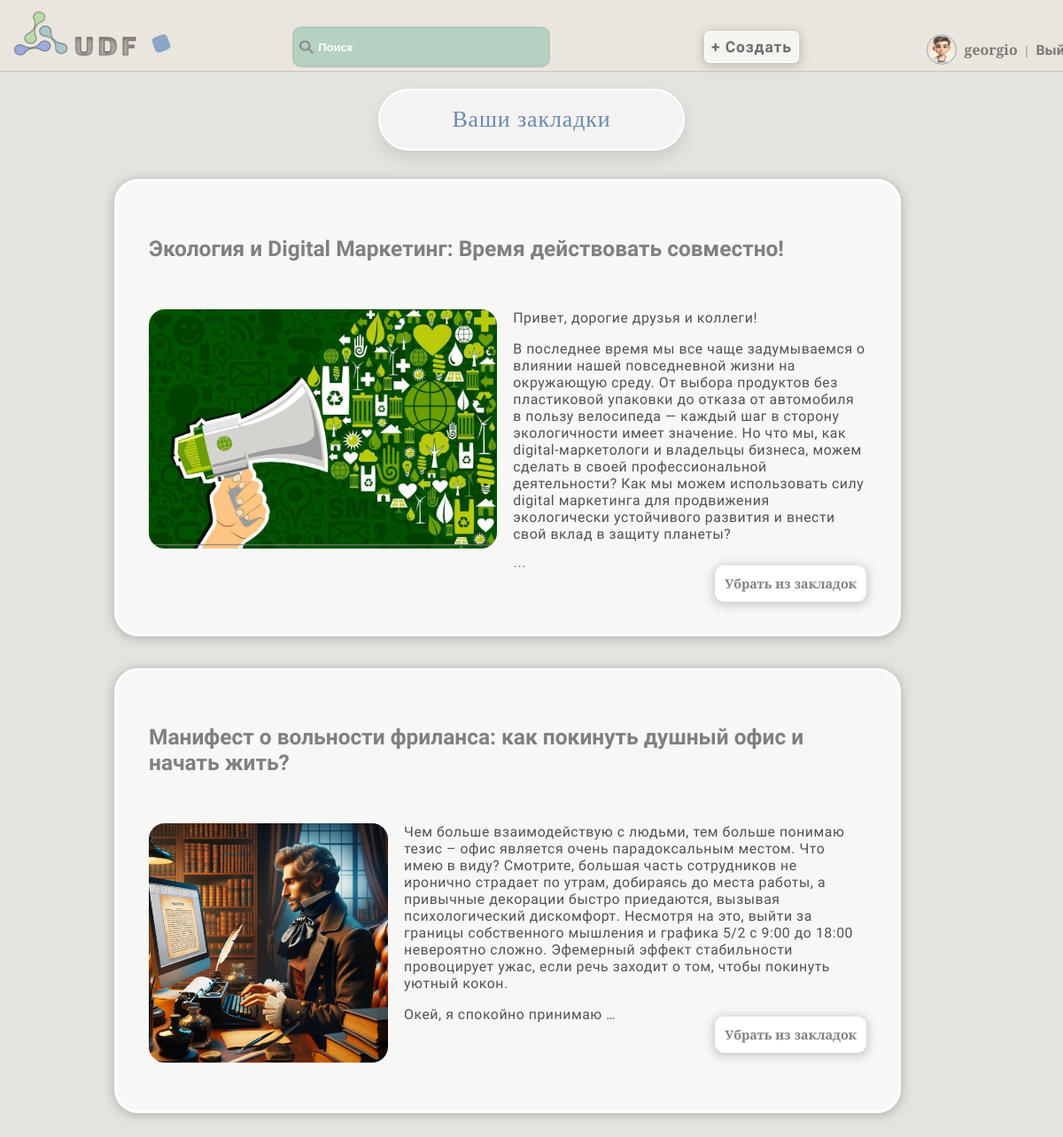
Page /user_bookmarks/ (signed in) on the committed database.
### accounts/models.py (models this page shows, shortened)
class User(AbstractUser):
    username = models.CharField(max_length=150, unique=True, verbose_name='Имя')  # Поле для имени пользователя
    password = models.CharField(max_length=128, null=False, blank=False, verbose_name='Пароль')  # Поле для пароля пользователя
    bio = models.TextField(blank=True, verbose_name='Биография')  # Поле для биографии пользователя
    country = models.CharField(max_length=50, blank=True, verbose_name='Страна')  # Поле для страны пользователя
    city = models.CharField(max_length=50, blank=True, verbose_name='Город')  # Поле для города пользователя
    is_online = models.BooleanField(default=False, verbose_name='Статус')  # Поле для статуса онлайн/оффлайн пользователя
    occupation = models.CharField(max_length=50, blank=True, verbose_name='Род деятельности')  # Поле для профессии пользователя
    avatar = models.ImageField(upload_to='avatars', blank=True, verbose_name='Аватар')  # Поле для аватара пользователя
    date_joined = models.DateTimeField(auto_now_add=True, verbose_name='Дата')  # Дата регистрации пользователя
    email = models.EmailField(unique=True)  # Поле для электронной почты пользователя
    gender_choices = [
        ('M', 'Мужской'),
        ('F', 'Женский'),
    ]
    gender = models.CharField(max_length=1, choices=gender_choices, blank=True, verbose_name='Пол')  # Поле для указания пола пользователя
    age = models.IntegerField(blank=True, null=True, verbose_name='Возраст')  # Поле для возраста пользователя
    last_login = models.DateTimeField(default=timezone.now)  # Последний вход пользователя
    groups = None
    user_permissions = None
    def is_online(self):
        return (timezone.now() - self.last_login).seconds < 3600

### articles/models.py (models this page shows, shortened)
class Bookmark(models.Model):
    user = models.ForeignKey(settings.AUTH_USER_MODEL, on_delete=models.CASCADE, verbose_name='Пользователь')  # Пользователь, который добавил закладку
    article = models.ForeignKey(Article, on_delete=models.CASCADE, verbose_name='Статья')  # Статья, на которую добавлена закладка
    created_at = models.DateTimeField(auto_now_add=True, verbose_name='Дата')  # Дата создания закладки

class Article(models.Model):
    title = models.CharField(max_length=255, verbose_name='Статья')  # Заголовок статьи
    content = models.TextField(verbose_name='Контент')  # Содержание статьи
    author = models.ForeignKey(settings.AUTH_USER_MODEL, on_delete=models.CASCADE, verbose_name='Автор')  # Автор статьи
    created_at = models.DateTimeField(auto_now_add=True, verbose_name='Дата')  # Дата создания статьи
    photo = models.ImageField(upload_to='photo', blank=True, verbose_name='Изображение')  # Изображение для статьи
    likes = models.ManyToManyField(settings.AUTH_USER_MODEL, related_name='liked_articles')  # Пользователи, поставившие лайк
    dislikes = models.ManyToManyField(settings.AUTH_USER_MODEL, related_name='disliked_articles')  # Пользователи, поставившие дизлайк
    category = models.ForeignKey('Category', on_delete=models.PROTECT, verbose_name="Категория")  # Категория статьи
    views = models.PositiveIntegerField(default=0, verbose_name='Просмотры')  # Количество просмотров

### articles/views.py (the view)
# urls.py: path('user_bookmarks/', user_bookmarks, name='user_bookmarks'),  # Закладки пользователя
@login_required()
def user_bookmarks(request):
    bookmarks = Bookmark.objects.filter(user=request.user)
    bookmark_form = BookmarkForm()
    return render(request, 'articles/user_bookmarks.html', {'bookmarks': bookmarks, 'bookmark_form': bookmark_form})

### articles/forms.py
class BookmarkForm(forms.ModelForm):
    class Meta:
        model = Bookmark  # Используемая модель - Bookmark
        fields = ['user', 'article']  # Поля формы

### articles/templates/articles/user_bookmarks.html
{% extends 'core/base.html' %}
{% block content %}
    <h1 class="h1-articles">Ваши закладки</h1>
    {% if bookmarks %}
        <ul class="bookmarks-list">
            {% for bookmark in bookmarks %}
                <li>
                    <div class="bookmarks-users">
                        <div class="bookmark">
                            <a class="open_review" href="{% url 'review_article' pk=bookmark.article.id %}">
                                <h3>{{ bookmark.article.title }}</h3>
                            </a>
                            {% if bookmark.article.photo %}
                                <img class="image-bookmarks" src="{{ bookmark.article.photo.url }}" alt="{{ bookmark.article.title }}">
                            {% endif %}
                            <p>{{ bookmark.article.content|safe|truncatewords:80 }}</p>
                            <a class="delete-bookmark" href="{% url 'remove_bookmark' bookmark.article.id %}">Убрать из закладок</a>
                        </div>
                    </div>
                </li>
            {% endfor %}
        </ul>
    {% else %}
        <p>У вас нет закладок.</p>
    {% endif %}
{% endblock %}

### core/templates/core/base.html (shortened to what this page needs)
<!DOCTYPE html>
{% load static %}
<html lang="en">
<head>
    <link rel="stylesheet" href="{% static 'css/style.css' %}">
    <link rel="stylesheet" href="{% static 'css/media_window.css' %}">
</head>
<body class="loaded">
<div class="menu">
    <div class="wrap">
        <div class="logo" id="logo_animated">
            <a class="logo-menu" href="{% url 'base_with_articles' %}"><img src="{% static 'images/logo.png' %}" alt="logo"></a>
        </div>
        <div class="shape"></div>
        <ul>
            <li>
                <label class="search-icon">
                    <img src="{% static 'images/search.png' %}" alt="Search">
                </label>
                <input class="search-input" type="text" placeholder="Поиск" id="search-input">
            </li>
            <li>
                <a class="add-button" href="{% url 'add_article' %}">
                    <button class="animated_bt" type="button">+ Создать</button>
                </a>
            </li>
            {% if user.is_authenticated %}
            {% if not is_public_profile %}
            <li>
                {% if user.gender == 'M' %}
                <img class="menu-avatar" src="{% static 'images/male_avatar.png' %}" alt="Male Avatar">
                {% elif user.gender == 'F' %}
                <img class="menu-avatar" src="{% static 'images/female_avatar.png' %}" alt="Female Avatar">
                {% else %}
                <img class="menu-avatar" src="{% static 'images/default_avatar.png' %}" alt="Default Avatar">
                {% endif %}
                <a  style="font-family:Spectral SC,serif;" href="{% url 'user_profile' %}">{{ user.username }}</a> | <a  href="{% url 'logout' %}">Выйти</a>
            </li>
            {% endif %}
            {% endif %}
        </ul>
    </div>
</div>
<div class="container">
    <div class="wrap">
        {% block content %}{% endblock %}
    </div>
</body>
</html>

### core/static/css/style.css (style rules this page uses)
body { margin: 0; padding: 0; background: rgba(93, 82, 57, 0.16); zoom: 0.9; opacity: 0; height: auto; }
.menu .wrap { display: flex; position: fixed; z-index: 1000; flex-wrap: nowrap; width: 100%; justify-content: space-between; align-items: center; border-bottom: 2px solid rgb(199, 198, 198); padding: 11px; background: rgba(236, 231, 221, 0.93); }
.menu .logo-menu, .menu ul { display: inline-block; vertical-align: middle; }
.menu ul { flex-grow: 1; display: flex; list-style: none; padding: 0; margin: 0; align-items: baseline; justify-content: space-evenly; }
.menu ul li:last-child { margin-right: 0; position: relative; left: 11%; top: 16px; }
.menu ul li:first-child { margin-right: 0; position: relative; left: 1%; top: 11px; }
.menu ul li:nth-child(2) { margin-right: 0; position: relative; left: 7%; top: 12px; }
ul input { padding: 14px; border-radius: 11px; width: 290px; background: rgba(163, 201, 184, 0.74); color: #646363; margin-right: 11px; font-size: 1em; font-weight: bold; border: 3px solid rgba(171, 170, 170, 0.24); text-indent: 16px; transition: background-color ease-in-out 0.3s; }
.search-input::placeholder { color: #ffffff; font-size: 0.9em; }
ul button { padding: 8px; border-radius: 7px; background: rgba(255, 255, 255, 0.57); font-size: 1.1em; font-family: Play, serif; font-weight: bold; letter-spacing: 1px; box-shadow: 0 2px 12px 2px rgba(112, 110, 110, 0.36); color: rgba(82, 81, 81, 0.82); cursor: pointer; border: 1px solid rgb(255, 255, 255); transition: background-color ease-in-out 0.3s, color ease-in-out 0.3s; }
.menu ul li a { text-decoration: none; color: rgba(65, 64, 64, 0.66); font-weight: bold; font-size: 1.1em; font-family: Play, serif; padding: 6px; transition: color ease-in-out 0.3s; }
.search-icon { position: relative; left:10%; top: 3px; padding:7px; }
.logo-menu { opacity: 0.9; transition: opacity ease-in-out 0.3s; overflow: hidden; }
ul { list-style: none; font-family: Spectral SC, serif; font-weight: 300; color: rgba(59, 58, 53, 0.71); }
.container .wrap { display: flex; flex-direction: column; align-items: center; justify-content: center; }
label, #id_username { color: rgba(100, 100, 100, 0.7); font-weight: bold; font-family: Roboto Condensed, serif; }
.shape { background-color: rgba(113, 150, 194, 0.8); margin-top: 20px; transition: background-color 2.2s ease; animation: colorChange 3s infinite alternate ease-in-out; cursor: pointer; }
h1 { font-family: Spectral SC, serif; font-size: 1.8em; font-weight: 500; color: rgb(104, 138, 178); border: 3px solid rgb(255, 255, 255); box-shadow: 0 10px 20px rgba(0, 0, 0, 0.1); background-color: rgba(255, 255, 255, 0.6); }
h1,.span-welcome { box-sizing: border-box; text-align: center; padding: 20px 90px; border-radius: 50px; letter-spacing: 1px; }
.bookmarks-users { background-color: rgba(255, 255, 255, 0.71); width: 900px; height: auto; padding: 40px; margin: 20px auto 0; margin-right: 100px; margin-bottom: 40px; border-radius: 30px; box-shadow: 0 2px 12px 2px rgba(112, 110, 110, 0.36); border: 4px solid white; height: auto; overflow: hidden; }
.bookmarks-users h3 { font-family: Play,serif; font-size: 1.7em; margin-bottom: 60px; }
.bookmarks-users a { text-decoration: none; color: rgba(88, 87, 87, 0.74); }
.bookmarks-users p { color: #525250; font-size: 1.1em; font-family: Roboto Condensed, serif; letter-spacing: 0.6px; }
.bookmarks-users img { max-width: 333px; max-height: 311px; }
.bookmark img.image-bookmarks { max-width: 50%; max-height: 50%; height: 300px; border-radius: 20px; margin-right: 20px; float: left; margin-bottom: 20px; }
.bookmarks-users .delete-bookmark { padding: 11px; text-decoration: none; background-color: white; border: 1px solid #ffffff; color: gray; border-radius: 11px; box-shadow: 0 2px 12px 2px rgba(112, 110, 110, 0.36); font-weight: bold; scale: 1; transition: background-color ease-in-out 0.3s, color ease-in-out 0.3s, scale ease-in-out 0.3s; float: right; }
.delete-bookmark { margin-top: -25px; float: right; }
.menu-avatar { width: 33px; height: 33px; padding: 1px; border-radius: 50%; border: 2px solid rgba(9, 90, 154, 0.53); opacity: 0.8; margin: 0 auto; transform: translateY(11px); }
h1 { margin: 111px auto 0; }

### rows in the picture
User: username "georgio"
Bookmark: article "Экология и Digital Маркетинг: Время действовать совместно!", article.photo (picture), article.content "Привет, дорогие друзья и коллеги! В последнее время мы все чаще задумываемся о влиянии нашей повседневной жизни на окружающую среду. От выбора продуктов без пластиковой упаковки до отказа от автомобиля в пользу велосипеда — каждый шаг в сторону экологичности имеет значение. Но что мы, как digital-маркетологи и владельцы бизнеса, можем сделать в своей профессиональной деятельности? Как мы можем использовать силу digital маркетинга для продвижения экологически устойчивого развития и внести свой вклад в защиту планеты? …"
Bookmark: article "Манифест о вольности фриланса: как покинуть душный офис и начать жить?", article.photo (picture), article.content "Чем больше взаимодействую с людьми, тем больше понимаю тезис – офис является очень парадоксальным местом. Что имею в виду? Смотрите, большая часть сотрудников не иронично страдает по утрам, добираясь до места работы, а привычные декорации быстро приедаются, вызывая психологический дискомфорт. Несмотря на это, выйти за границы собственного мышления и графика 5/2 с 9:00 до 18:00 невероятно сложно. Эфемерный эффект стабильности провоцирует ужас, если речь заходит о том, чтобы покинуть уютный кокон. Окей, я спокойно принимаю …"
